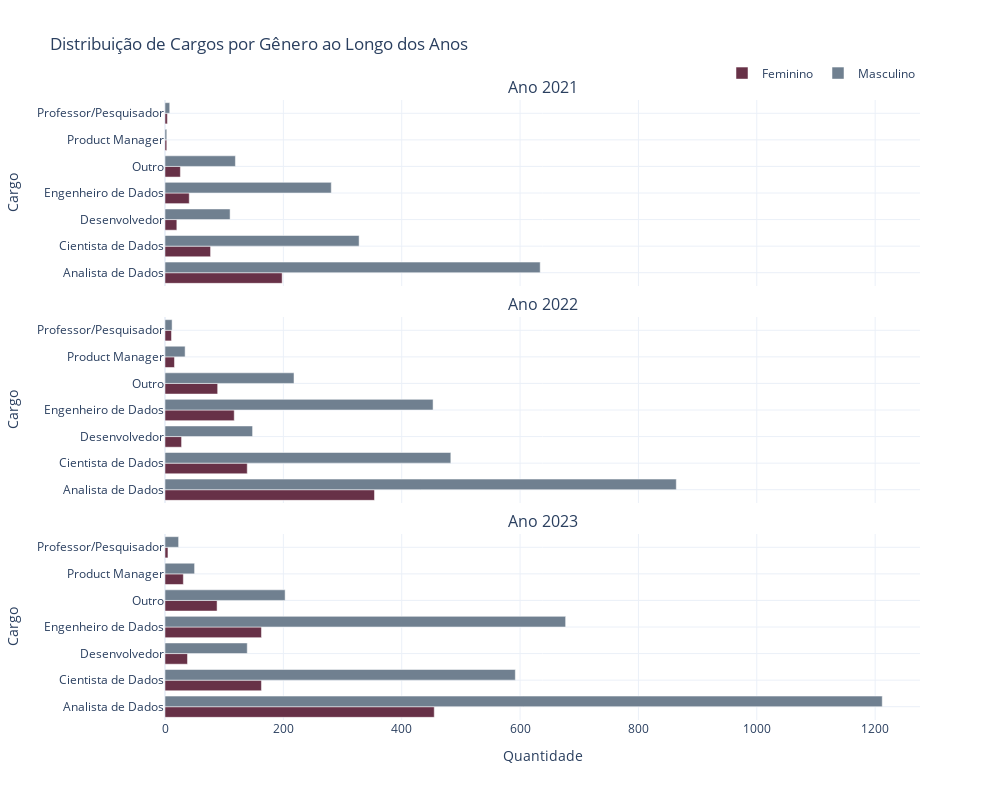

Notebook source saved alongside this figure:
### Code cell
import pandas as pd
import plotly.graph_objects as go
from plotly.subplots import make_subplots

# Filtrando para excluir "Não classificado" se necessário
df = df_unificado[df_unificado['cargo_agrupado'] != "Não classificado"].copy()

# Contando o número de ocorrências por cargo, ano e gênero
df_contagem = df.groupby(['cargo_agrupado', 'ano_pesquisa', 'genero']).size().reset_index(name='contagem')

# Cores para cada gênero
cores = {"Feminino": "#673147", "Masculino": "#708090"}

# Obter lista de cargos únicos e anos
cargos_unicos = sorted(df_contagem['cargo_agrupado'].unique())
anos = sorted(df_contagem['ano_pesquisa'].unique())
generos = ["Feminino", "Masculino"]

# Criar figura com subplots - um para cada ano
fig = make_subplots(
    rows=len(anos), 
    cols=1,
    subplot_titles=[f"Ano {ano}" for ano in anos], 
    shared_xaxes=True,
    vertical_spacing=0.05
)

# Para cada ano, criar um subplot
for i, ano in enumerate(anos):
    row = i + 1  # Linha do subplot
    
    for genero in generos:
        # Filtrar dados para este ano e gênero
        df_filtrado = df_contagem[(df_contagem['ano_pesquisa'] == ano) & 
                                  (df_contagem['genero'] == genero)]
        
        # Garantir que todos os cargos apareçam no eixo X
        y_cargos = []
        x_contagens = []
        
        for cargo in cargos_unicos:
            df_cargo = df_filtrado[df_filtrado['cargo_agrupado'] == cargo]
            if not df_cargo.empty:
                x_contagens.append(df_cargo['contagem'].values[0])
            else:
                x_contagens.append(0)  # Zero para cargos sem dados
            y_cargos.append(cargo)
        
        # Adicionar barras horizontais para este ano e gênero
        fig.add_trace(
            go.Bar(
                y=y_cargos,                # Cargos no eixo Y
                x=x_contagens,             # Contagens no eixo X
                name=genero,               # Nome na legenda
                marker_color=cores[genero],# Cor com base no gênero
                textposition='auto',
                orientation='h',           # Barras horizontais
                showlegend=i == 0          # Mostrar na legenda apenas para o primeiro ano
            ),
            row=row, col=1
        )

# Configurar layout
fig.update_layout(
    title='Distribuição de Cargos por Gênero ao Longo dos Anos',
    height=max(800, len(anos) * 200),  # Ajuste dinâmico da altura
    width=1000,
    template='plotly_white',
    barmode='group',              # Agrupar barras por gênero
    legend=dict(
        orientation="h",          # Legenda horizontal
        yanchor="bottom",
        y=1.02,
        xanchor="right",
        x=1
    )
)

# Atualizar o título do eixo X para o último subplot
fig.update_xaxes(title_text="Quantidade", row=len(anos), col=1)

# Atualizar o título do eixo Y para todos os subplots
for i in range(1, len(anos) + 1):
    fig.update_yaxes(title_text="Cargo", row=i, col=1, showgrid=True)

fig.show()

### Figure 1 — Plotly figure (JSON) as saved in the notebook; plotly's stock layout.template omitted (floating-point values rounded to 4 significant figures)
{"data": [{"marker": {"color": "#673147"}, "name": "Feminino", "orientation": "h", "showlegend": true, "textposition": "auto", "type": "bar", "x": [198, 77, 20, 41, 26, 3, 4], "xaxis": "x", "y": ["Analista de Dados", "Cientista de Dados", "Desenvolvedor", "Engenheiro de Dados", "Outro", "Product Manager", "Professor/Pesquisador"], "yaxis": "y"}, {"marker": {"color": "#708090"}, "name": "Masculino", "orientation": "h", "showlegend": true, "textposition": "auto", "type": "bar", "x": [634, 328, 110, 281, 119, 3, 8], "xaxis": "x", "y": ["Analista de Dados", "Cientista de Dados", "Desenvolvedor", "Engenheiro de Dados", "Outro", "Product Manager", "Professor/Pesquisador"], "yaxis": "y"}, {"marker": {"color": "#673147"}, "name": "Feminino", "orientation": "h", "showlegend": false, "textposition": "auto", "type": "bar", "x": [354, 139, 28, 117, 89, 16, 11], "xaxis": "x2", "y": ["Analista de Dados", "Cientista de Dados", "Desenvolvedor", "Engenheiro de Dados", "Outro", "Product Manager", "Professor/Pesquisador"], "yaxis": "y2"}, {"marker": {"color": "#708090"}, "name": "Masculino", "orientation": "h", "showlegend": false, "textposition": "auto", "type": "bar", "x": [864, 483, 148, 453, 218, 34, 12], "xaxis": "x2", "y": ["Analista de Dados", "Cientista de Dados", "Desenvolvedor", "Engenheiro de Dados", "Outro", "Product Manager", "Professor/Pesquisador"], "yaxis": "y2"}, {"marker": {"color": "#673147"}, "name": "Feminino", "orientation": "h", "showlegend": false, "textposition": "auto", "type": "bar", "x": [455, 163, 38, 163, 88, 31, 5], "xaxis": "x3", "y": ["Analista de Dados", "Cientista de Dados", "Desenvolvedor", "Engenheiro de Dados", "Outro", "Product Manager", "Professor/Pesquisador"], "yaxis": "y3"}, {"marker": {"color": "#708090"}, "name": "Masculino", "orientation": "h", "showlegend": false, "textposition": "auto", "type": "bar", "x": [1212, 592, 139, 677, 203, 50, 23], "xaxis": "x3", "y": ["Analista de Dados", "Cientista de Dados", "Desenvolvedor", "Engenheiro de Dados", "Outro", "Product Manager", "Professor/Pesquisador"], "yaxis": "y3"}], "layout": {"annotations": [{"font": {"size": 16}, "showarrow": false, "text": "Ano 2021", "x": 0.5, "xanchor": "center", "xref": "paper", "y": 1, "yanchor": "bottom", "yref": "paper"}, {"font": {"size": 16}, "showarrow": false, "text": "Ano 2022", "x": 0.5, "xanchor": "center", "xref": "paper", "y": 0.65, "yanchor": "bottom", "yref": "paper"}, {"font": {"size": 16}, "showarrow": false, "text": "Ano 2023", "x": 0.5, "xanchor": "center", "xref": "paper", "y": 0.3, "yanchor": "bottom", "yref": "paper"}], "barmode": "group", "height": 800, "legend": {"orientation": "h", "x": 1, "xanchor": "right", "y": 1.02, "yanchor": "bottom"}, "title": {"text": "Distribuição de Cargos por Gênero ao Longo dos Anos"}, "width": 1000, "xaxis": {"anchor": "y", "domain": [0, 1], "matches": "x3", "showticklabels": false}, "xaxis2": {"anchor": "y2", "domain": [0, 1], "matches": "x3", "showticklabels": false}, "xaxis3": {"anchor": "y3", "domain": [0, 1], "title": {"text": "Quantidade"}}, "yaxis": {"anchor": "x", "domain": [0.7, 1], "showgrid": true, "title": {"text": "Cargo"}}, "yaxis2": {"anchor": "x2", "domain": [0.35, 0.65], "showgrid": true, "title": {"text": "Cargo"}}, "yaxis3": {"anchor": "x3", "domain": [0, 0.3], "showgrid": true, "title": {"text": "Cargo"}}}}
